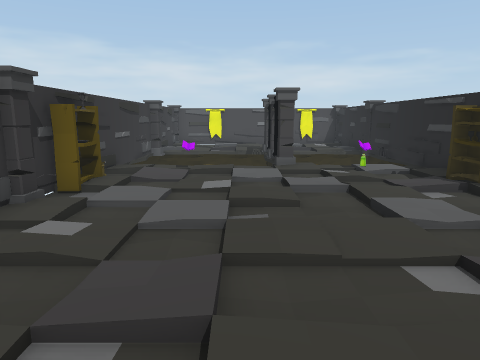
[1] (above)

12 first-person views from a walk through a scene from a Unity 3-D project. The camera is 1.4 m above the floor, tilts 10° down and sees 70° across. The floor is counted in squares, 1 m on a side. Each view is taken from the middle of a square. On the plan, view 1 faces up. The plan holds only what a view shows up to about 15 squares ahead; the rest is blank. The place goes on beyond the plan. The player character is not drawn. Some surface patterns are stand-ins.

[2]
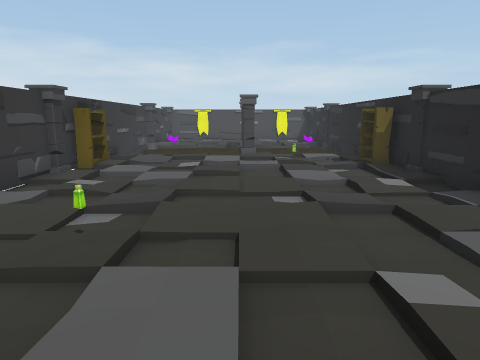

[3]
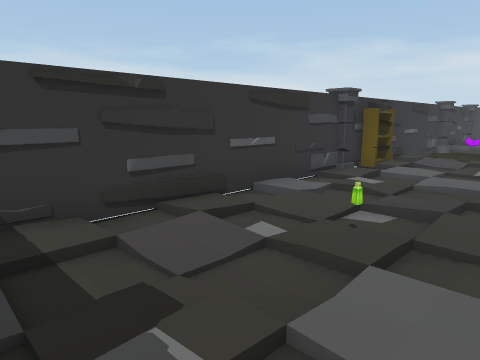

[4]
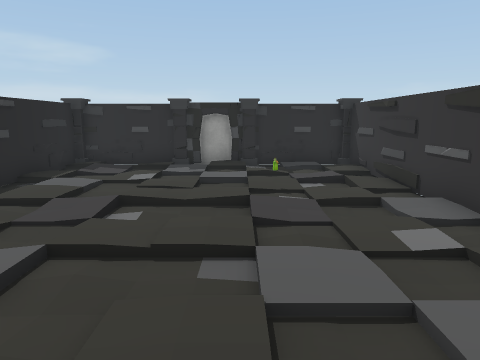

[5]
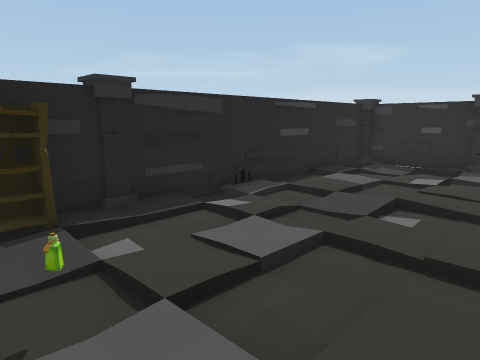

[6]
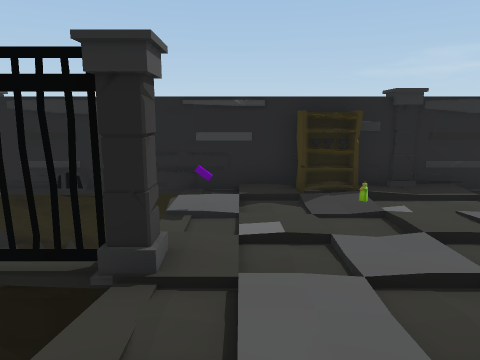

[7]
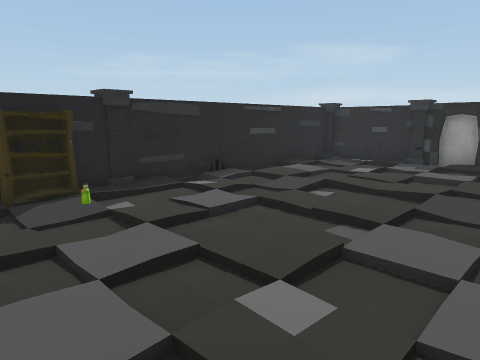

[8]
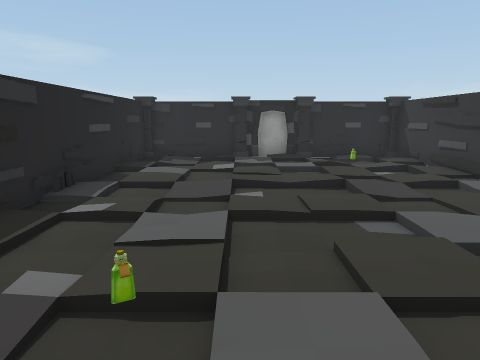

[9]
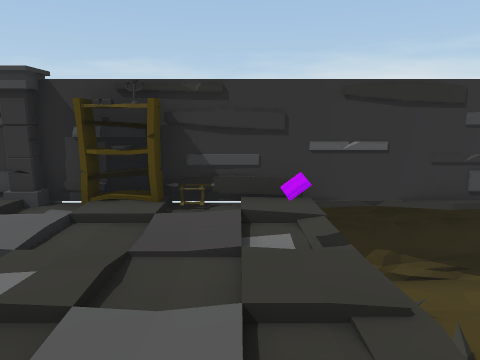

[10]
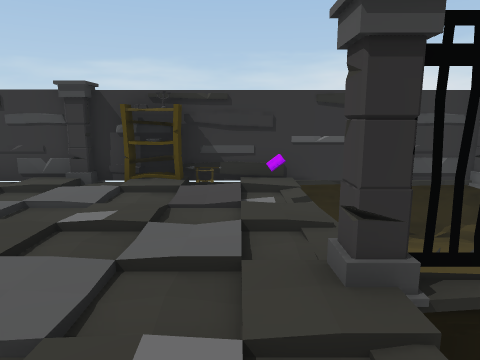

[11]
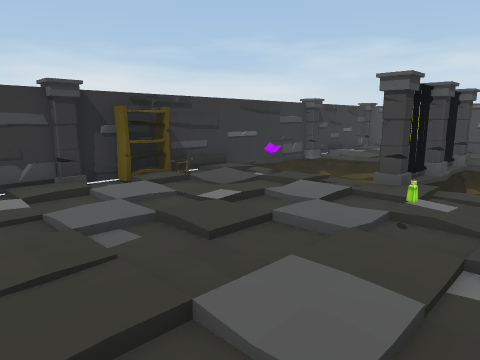

[12]
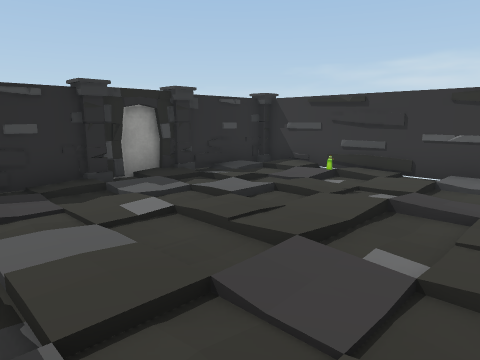

### Floor plan
Key: @ floor where view 1 was taken; # wall or solid block; . main floor; : floor 0.25 m higher than the main floor; / step, stairs or slope; v drop or lower ground; C column; B bookshelf; O other object.
Columns run from 4 left of view 1 to 6 right of it. Each row starts with its distance up from view 1.
 13 #vv  #v vv
 12 #vvv Cv  v
 11 #    #v  v#
 10 #vvO.CvOv##
  9 #////....##
  8 #../.....B#
  7 #B...:.O.B#
  6 #.../.....#
  5 C:.......:#
  4 #..././...#
  3 #././.....#
  2 #./././/.##
  1 #..O../.:##
  0 #//.@.....#
 -1 #........:#
 -2 #:...:....#
 -3 #.....C..:#
 -4 #########C

Where each view was taken, in squares from view 1:
view 1: 0 up, 0 right, facing up
view 2: 3 down, 1 right, facing up
view 3: 3 down, 1 right, facing up-left
view 4: 8 up, 0 right, facing down
view 5: 8 up, 0 right, facing down-right
view 6: 9 up, 2 left, facing right
view 7: 9 up, 2 left, facing down-right
view 8: 9 up, 2 right, facing down
view 9: 9 up, 2 right, facing left
view 10: 9 up, 4 right, facing left
view 11: 3 up, 4 right, facing up-left
view 12: 4 up, 5 right, facing down-left
